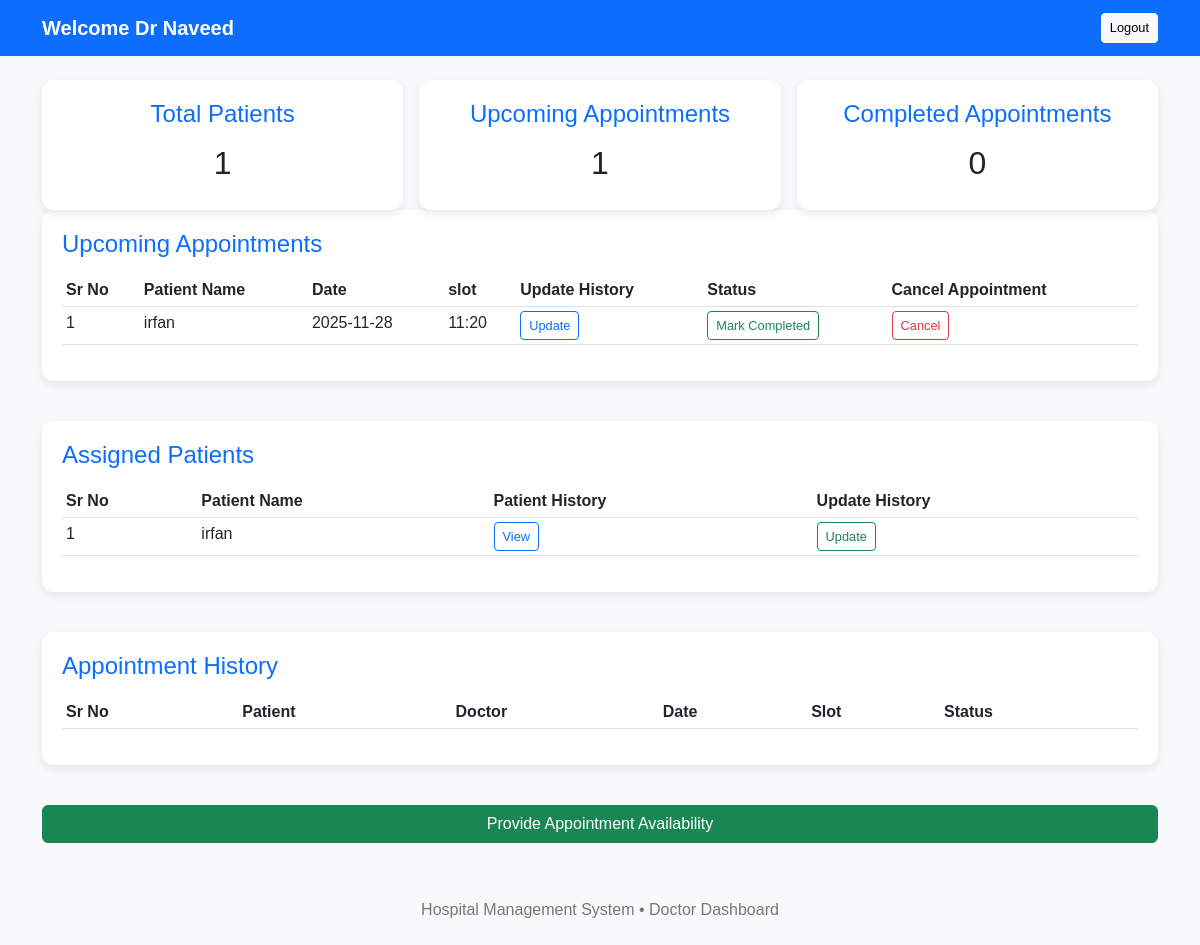
Page /doctor/dashboard (signed in) on the earlier database version.
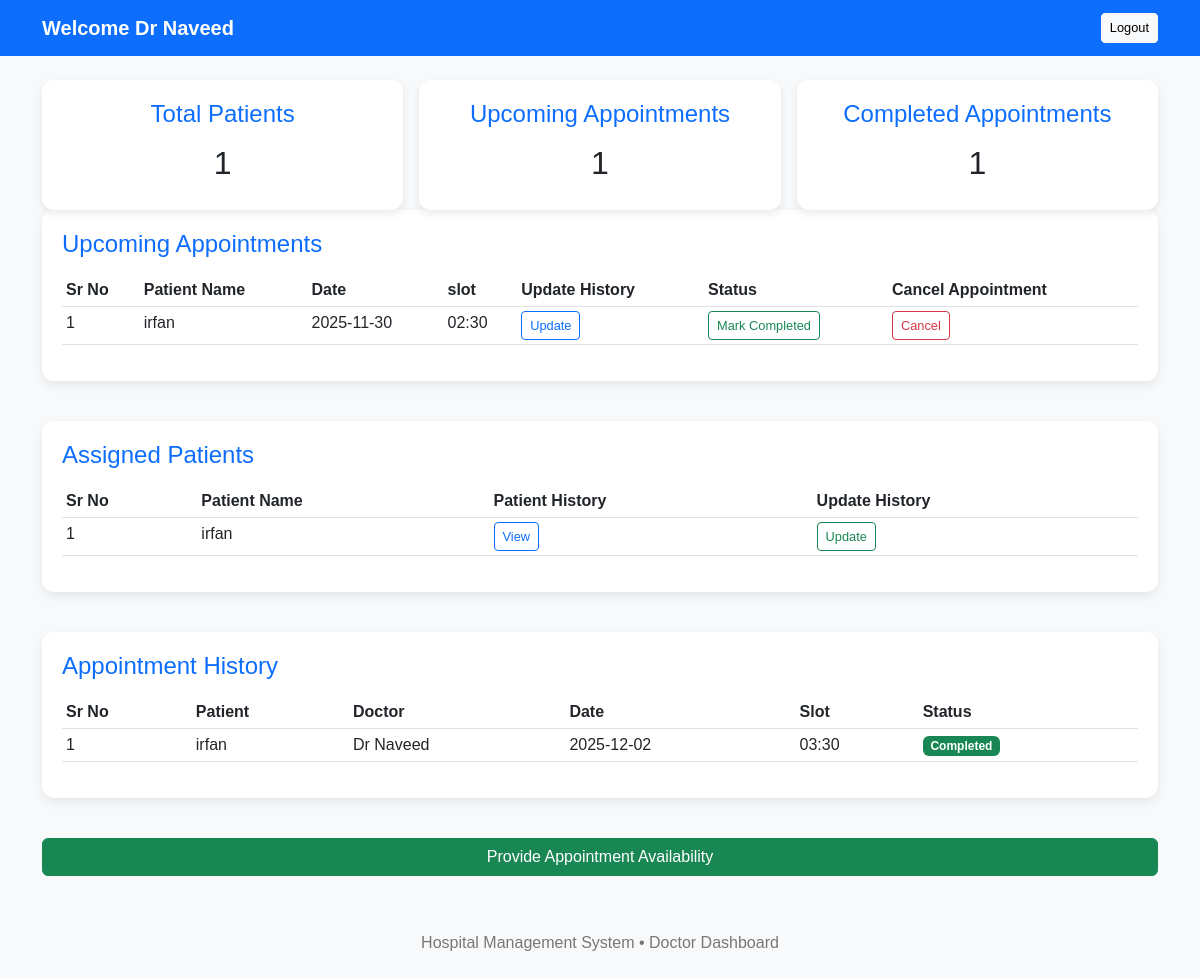
Same page on the later database version.
### application/models.py (models this page shows)
class Appointment(db.Model):
    id = db.Column(db.Integer, primary_key=True)
    patient_id = db.Column(db.Integer, db.ForeignKey('patient.id'))
    doctor_id = db.Column(db.Integer, db.ForeignKey('doctor.id'))
    department_id = db.Column(db.Integer, db.ForeignKey('department.id'))
    date = db.Column(db.String(20))
    slot = db.Column(db.String(20))
    status = db.Column(db.String(20), default='Scheduled')
    doctor = db.relationship('Doctor', backref='appointments')
    department = db.relationship('Department', backref='appointments')
    patient = db.relationship('Patient', backref='appointments')

class Patient(db.Model):
    id = db.Column(db.Integer, primary_key=True)
    name = db.Column(db.String(100), nullable=False)
    email = db.Column(db.String(100), unique=True)
    phone = db.Column(db.String(20))
    user_id = db.Column(db.Integer, db.ForeignKey('user.id'))

class Doctor(db.Model):
    id = db.Column(db.Integer, primary_key=True)
    name = db.Column(db.String(100), nullable=False)
    email = db.Column(db.String(100), unique=True)
    phone = db.Column(db.String(20), nullable=False)
    experience = db.Column(db.Integer)
    details = db.Column(db.Text)
    available_slots = db.Column(db.Text)  # Could store JSON string for slots
    department_id = db.Column(db.Integer, db.ForeignKey('department.id'))
    department = db.relationship('Department', backref='doctors')

### application/controllers.py (the view)
    @app.route('/doctor/dashboard')
    def doctor_dashboard():
        if 'role' not in session or session['role'] != 'doctor':
            flash("Access denied!", "danger")
            return redirect(url_for('login'))
        user_id = session.get('user_id')
        doctor_user = User.query.get(user_id)
        doctor = Doctor.query.filter_by(email=doctor_user.email).first()
        if not doctor:
            flash("Doctor record not found!", "danger")
            return redirect(url_for('login'))
        upcoming_appointments = Appointment.query.filter_by(
            doctor_id=doctor.id, status='Scheduled'
        ).order_by(Appointment.date.asc()).all()
        assigned_patients = Patient.query.join(
            Appointment, Appointment.patient_id == Patient.id
        ).filter(
            Appointment.doctor_id == doctor.id
        ).distinct().all()
        total_patients = len(assigned_patients)
        upcoming_appointments_count = len(upcoming_appointments)
        completed_appointments_count = Appointment.query.filter_by(
            doctor_id=doctor.id, status='Completed'
        ).count()
        appointment_history = Appointment.query.filter(
            Appointment.doctor_id == doctor.id,
            Appointment.status.in_(['Completed', 'Cancelled'])
        ).order_by(Appointment.date.desc()).all()
        return render_template(
            'doctor_dash.html',
            doctor=doctor,
            upcoming_appointments=upcoming_appointments,
            assigned_patients=assigned_patients,
            total_patients=total_patients,
            upcoming_appointments_count=upcoming_appointments_count,
            completed_appointments_count=completed_appointments_count,
            appointment_history=appointment_history  # added
        )

### templates/doctor_dash.html (shortened to what the changed rows need)
<!DOCTYPE html>
<html lang="en">
<head>
    <link href="https://cdn.jsdelivr.net/npm/bootstrap@5.3.0/dist/css/bootstrap.min.css" rel="stylesheet">
</head>
<body>
<div class="container mt-4">
    <div class="row g-3">
        <div class="col-md-4">
            <div class="dashboard-card">
                <h2>{{ total_patients }}</h2>
            </div>
        </div>
        <div class="col-md-4">
            <div class="dashboard-card">
                <h2>{{ upcoming_appointments_count }}</h2>
            </div>
        </div>
        <div class="col-md-4">
            <div class="dashboard-card">
                <h4>Completed Appointments</h4>
                <h2>{{ completed_appointments_count }}</h2>
            </div>
        </div>
    </div>
    <div class="table-section">
        <table class="table table-hover table-sm">
            <thead>
                <tr>
                    <th>Sr No</th>
                    <th>Patient Name</th>
                    <th>Date</th>
                    <th>slot</th>
                    <th>Update History</th>
                    <th>Status</th>
                    <th>Cancel Appointment</th>
                </tr>
            </thead>
            <tbody>
                {% for appt in upcoming_appointments %}
                <tr>
                    <td>{{ loop.index }}</td>
                    <td>{{ appt.patient.name }}</td>
                    <td>{{ appt.date }}</td>
                    <td>{{ appt.slot }}</td>
                    <td>
                        <a href="/doctor/appointment/{{ appt.id }}/update" class="btn btn-sm btn-outline-primary">Update</a>
                    </td>
                    <td>
                        {% if appt.status == 'Completed' %}
                            <span class="badge bg-success">Completed</span>
                        {% else %}
                            <a href="/doctor/appointment/{{ appt.id }}/complete" class="btn btn-sm btn-outline-success" onclick="return confirm('Are you sure you want to Mark this appointment as completed ?');" >Mark Completed</a>
                        {% endif %}
                    </td>
                    <td>
                        <form action="/doctor/appointment/{{ appt.id }}/cancel" method="POST" style="display:inline;">
                            <button type="submit" class="btn btn-sm btn-outline-danger" onclick="return confirm('Are you sure you want to cancel this appointment?');">Cancel</button>
                        </form>
                    </td>
                </tr>
                {% endfor %}
            </tbody>
        </table>
    </div>
    <div class="table-section">
        <table class="table table-hover table-sm">
            <thead>
                <tr>
                    <th>Sr No</th>
                    <th>Patient Name</th>
                    <th>Patient History</th>
                    <th>Update History</th>
                </tr>
            </thead>
            <tbody>
                {% for patient in assigned_patients %}
                <tr>
                    <td>{{ loop.index }}</td>
                    <td>{{ patient.name }}</td>
                    <td>
                        <a href="/doctor/patient/{{ patient.id }}/history" class="btn btn-sm btn-outline-primary">View</a>
                    </td>
                    <td>
                        <a href="/doctor/patient/{{ patient.id }}/update" class="btn btn-sm btn-outline-success">Update</a>
                    </td>
                </tr>
                {% endfor %}
            </tbody>
        </table>
    </div>
    <div class="table-section">
        <table class="table table-hover table-sm">
            <thead>
                <tr>
                    <th>Sr No</th>
                    <th>Patient</th>
                    <th>Doctor</th>
                    <th>Date</th>
                    <th>Slot</th>
                    <th>Status</th>
                </tr>
            </thead>
            <tbody>
                {% for appt in appointment_history %}
                <tr>
                    <td>{{ loop.index }}</td>
                    <td>{{ appt.patient.name }}</td>
                    <td>{{ appt.doctor.name }}</td>
                    <td>{{ appt.date }}</td>
                    <td>{{ appt.slot }}</td>
                    <td>
                        {% if appt.status == 'Completed' %}
                            <span class="badge bg-success">{{ appt.status }}</span>
                        {% elif appt.status == 'Cancelled' %}
                            <span class="badge bg-danger">{{ appt.status }}</span>
                        {% else %}
                            <span class="badge bg-secondary">{{ appt.status }}</span>
                        {% endif %}
                    </td>
                </tr>
                {% endfor %}
            </tbody>
        </table>
    </div>
</div>
</body>
</html>

Differences in the rows shown:
removed Appointment: patient.name "irfan", date "2025-11-28", slot "11:20", shown under "Upcoming Appointments"
added Appointment: patient.name "irfan", date "2025-11-30", slot "02:30", shown under "Upcoming Appointments"
added Appointment: patient.name "irfan", doctor.name "Dr Naveed", date "2025-12-02", slot "03:30", status "Completed", shown under "Appointment History"
Other differences:
{{ completed_appointments_count }}: "0" → "1"
